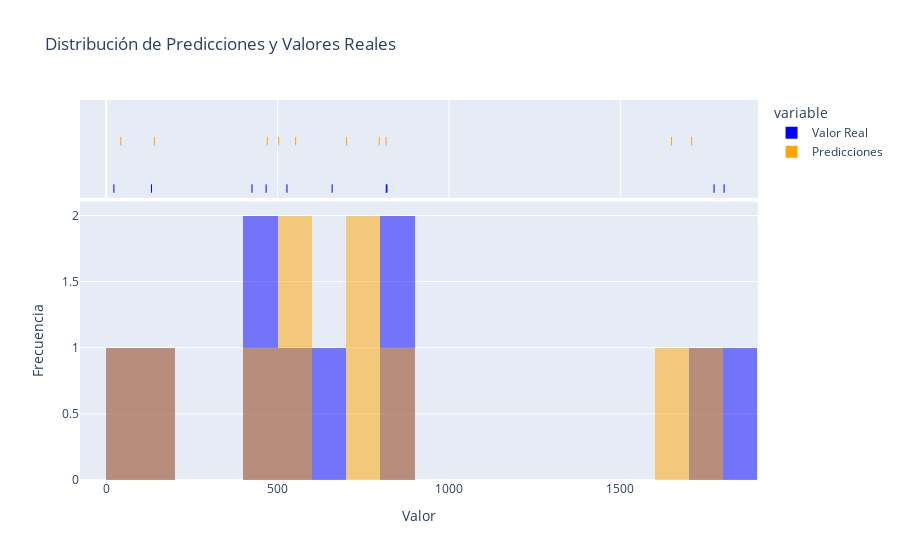

Notebook source saved alongside this figure:
### Code cell
import plotly.express as px

# Creamos un DataFrame con los valores reales y las predicciones
df = pd.DataFrame({'Valor Real': y_test, 'Predicciones': y_pred})

# Creamos un histograma utilizando Plotly Express
fig = px.histogram(df, nbins=30, marginal='rug', labels={'value': 'Valor'},
                   title='Distribución de Predicciones y Valores Reales',
                   category_orders={'variable': ['Valor Real', 'Predicciones']},
                   color_discrete_sequence=['blue', 'orange'],
                   barmode='overlay')

# Actualizamos el diseño del gráfico
fig.update_layout(
    xaxis_title='Valor',
    yaxis_title='Frecuencia',
)

# Mostramos el gráfico
fig.show()

### Figure 1 — Plotly figure (JSON) as saved in the notebook; plotly's stock layout.template omitted (floating-point values rounded to 4 significant figures)
{"data": [{"alignmentgroup": "True", "bingroup": "x", "hovertemplate": "variable=Valor Real<br>Valor=%{x}<br>count=%{y}<extra></extra>", "legendgroup": "Valor Real", "marker": {"color": "blue", "opacity": 0.5, "pattern": {"shape": ""}}, "name": "Valor Real", "nbinsx": 30, "offsetgroup": "Valor Real", "orientation": "v", "showlegend": true, "type": "histogram", "x": [132.1, 466.6, 1803.0, 816.9, 22.47, 1773.0, 425.4, 819.2, 659.2, 527.3], "xaxis": "x", "yaxis": "y"}, {"alignmentgroup": "True", "boxpoints": "all", "fillcolor": "rgba(255,255,255,0)", "hoveron": "points", "hovertemplate": "variable=Valor Real<br>Valor=%{x}<extra></extra>", "jitter": 0, "legendgroup": "Valor Real", "line": {"color": "rgba(255,255,255,0)"}, "marker": {"color": "blue", "symbol": "line-ns-open"}, "name": "Valor Real", "offsetgroup": "Valor Real", "showlegend": false, "type": "box", "x": [132.1, 466.6, 1803.0, 816.9, 22.47, 1773.0, 425.4, 819.2, 659.2, 527.3], "xaxis": "x2", "yaxis": "y2"}, {"alignmentgroup": "True", "bingroup": "x", "hovertemplate": "variable=Predicciones<br>Valor=%{x}<br>count=%{y}<extra></extra>", "legendgroup": "Predicciones", "marker": {"color": "orange", "opacity": 0.5, "pattern": {"shape": ""}}, "name": "Predicciones", "nbinsx": 30, "offsetgroup": "Predicciones", "orientation": "v", "showlegend": true, "type": "histogram", "x": [140.7, 503.1, 1708.0, 796.5, 42.54, 1649.0, 470.0, 816.5, 701.2, 552.7], "xaxis": "x", "yaxis": "y"}, {"alignmentgroup": "True", "boxpoints": "all", "fillcolor": "rgba(255,255,255,0)", "hoveron": "points", "hovertemplate": "variable=Predicciones<br>Valor=%{x}<extra></extra>", "jitter": 0, "legendgroup": "Predicciones", "line": {"color": "rgba(255,255,255,0)"}, "marker": {"color": "orange", "symbol": "line-ns-open"}, "name": "Predicciones", "offsetgroup": "Predicciones", "showlegend": false, "type": "box", "x": [140.7, 503.1, 1708.0, 796.5, 42.54, 1649.0, 470.0, 816.5, 701.2, 552.7], "xaxis": "x2", "yaxis": "y2"}], "layout": {"barmode": "overlay", "legend": {"title": {"text": "variable"}, "tracegroupgap": 0}, "title": {"text": "Distribución de Predicciones y Valores Reales"}, "xaxis": {"anchor": "y", "domain": [0, 1], "title": {"text": "Valor"}}, "xaxis2": {"anchor": "y2", "domain": [0, 1], "matches": "x", "showgrid": true, "showticklabels": false}, "yaxis": {"anchor": "x", "domain": [0, 0.7326], "title": {"text": "Frecuencia"}}, "yaxis2": {"anchor": "x2", "domain": [0.7426, 1], "matches": "y2", "showgrid": false, "showline": false, "showticklabels": false, "ticks": ""}}}
